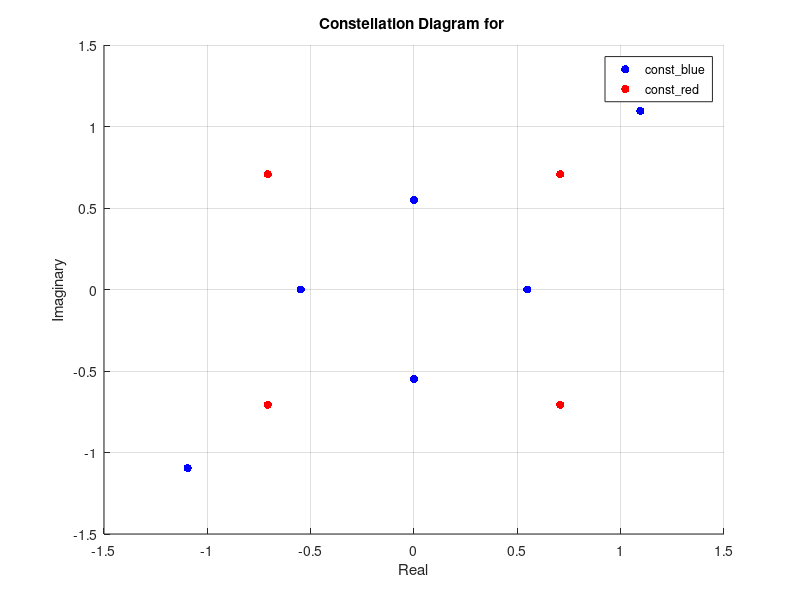

Write MATLAB code to recreate this figure.
const_blue = [-6-6i, -3i, 3i, -3, 3, 6+6i];
const_red  = [-3-3i,-3+3i,3-3i,3+3i];
% Calculate here:



average_energy_blue = mean(abs(const_blue).^2)
 

average_energy_red = mean(abs(const_red).^2)

%normalized the constellation (we expect value with size(1, 6))
const_blue_norm = const_blue ./ sqrt(average_energy_blue);
    
const_red_norm = const_red ./ sqrt(average_energy_red);
%plot normalized constellations

% Separate real and imaginary components
real_blue = real(const_blue_norm);
imag_blue = imag(const_blue_norm);

real_red = real(const_red_norm);
imag_red = imag(const_red_norm);

% Create a figure
figure;

% Plot const_blue as dots
scatter(real_blue, imag_blue, 'b', 'filled');
hold on;

% Plot const_red as dots
scatter(real_red, imag_red, 'r', 'filled');

% Set axis labels and title
xlabel('Real');
ylabel('Imaginary');
title('Constellation Diagram for ');

% Add a legend
legend('const\_blue', 'const\_red');

% Display the plot
grid on;

% 3.2 observations
%